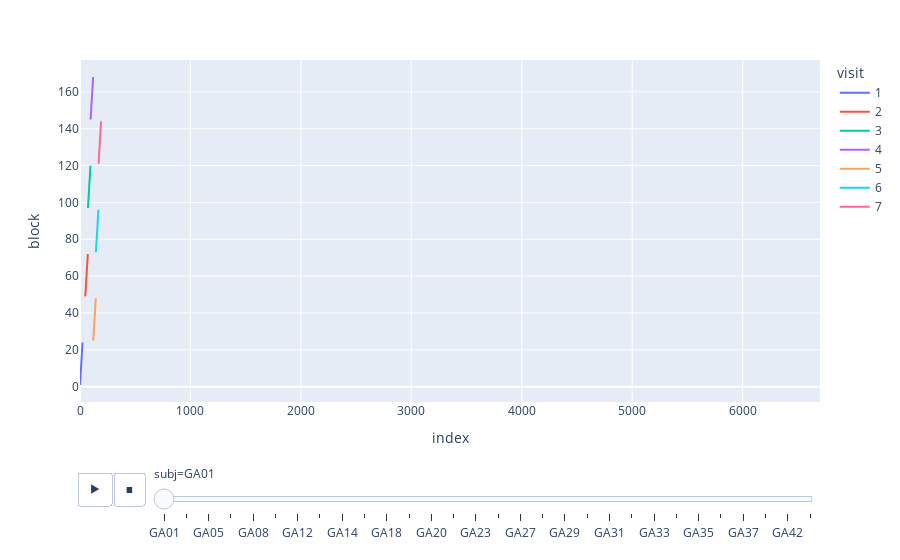

Here is the notebook cell this chart was saved with:
### Code cell
px.line(dat_test,y='block',color='visit',animation_frame='subj',range_x=[0,6700])

### Figure 1 — Plotly figure (JSON) as saved in the notebook; plotly's stock layout.template omitted (floating-point values rounded to 4 significant figures)
{"data": [{"hovertemplate": "visit=1<br>subj=GA01<br>index=%{x}<br>block=%{y}<extra></extra>", "legendgroup": "1", "line": {"color": "#636efa", "dash": "solid"}, "mode": "lines", "name": "1", "orientation": "v", "showlegend": true, "type": "scatter", "x": [0, 1, 2, 3, 4, 5, 6, 7, 8, 9, 10, 11, 12, 13, 14, 15, 16, 17, 18, 19, 20, 21, 22, 23], "xaxis": "x", "y": [1, 2, 3, 4, 5, 6, 7, 8, 9, 10, 11, 12, 13, 14, 15, 16, 17, 18, 19, 20, 21, 22, 23, 24], "yaxis": "y"}, {"hovertemplate": "visit=2<br>subj=GA01<br>index=%{x}<br>block=%{y}<extra></extra>", "legendgroup": "2", "line": {"color": "#EF553B", "dash": "solid"}, "mode": "lines", "name": "2", "orientation": "v", "showlegend": true, "type": "scatter", "x": [48, 49, 50, 51, 52, 53, 54, 55, 56, 57, 58, 59, 60, 61, 62, 63, 64, 65, 66, 67, 68, 69, 70, 71], "xaxis": "x", "y": [49, 50, 51, 52, 53, 54, 55, 56, 57, 58, 59, 60, 61, 62, 63, 64, 65, 66, 67, 68, 69, 70, 71, 72], "yaxis": "y"}, {"hovertemplate": "visit=3<br>subj=GA01<br>index=%{x}<br>block=%{y}<extra></extra>", "legendgroup": "3", "line": {"color": "#00cc96", "dash": "solid"}, "mode": "lines", "name": "3", "orientation": "v", "showlegend": true, "type": "scatter", "x": [72, 73, 74, 75, 76, 77, 78, 79, 80, 81, 82, 83, 84, 85, 86, 87, 88, 89, 90, 91, 92, 93, 94, 95], "xaxis": "x", "y": [97, 98, 99, 100, 101, 102, 103, 104, 105, 106, 107, 108, 109, 110, 111, 112, 113, 114, 115, 116, 117, 118, 119, 120], "yaxis": "y"}, {"hovertemplate": "visit=4<br>subj=GA01<br>index=%{x}<br>block=%{y}<extra></extra>", "legendgroup": "4", "line": {"color": "#ab63fa", "dash": "solid"}, "mode": "lines", "name": "4", "orientation": "v", "showlegend": true, "type": "scatter", "x": [96, 97, 98, 99, 100, 101, 102, 103, 104, 105, 106, 107, 108, 109, 110, 111, 112, 113, 114, 115, 116, 117, 118, 119], "xaxis": "x", "y": [145, 146, 147, 148, 149, 150, 151, 152, 153, 154, 155, 156, 157, 158, 159, 160, 161, 162, 163, 164, 165, 166, 167, 168], "yaxis": "y"}, {"hovertemplate": "visit=5<br>subj=GA01<br>index=%{x}<br>block=%{y}<extra></extra>", "legendgroup": "5", "line": {"color": "#FFA15A", "dash": "solid"}, "mode": "lines", "name": "5", "orientation": "v", "showlegend": true, "type": "scatter", "x": [120, 121, 122, 123, 124, 125, 126, 127, 128, 129, 130, 131, 132, 133, 134, 135, 136, 137, 138, 139, 140, 141, 142, 143], "xaxis": "x", "y": [25, 26, 27, 28, 29, 30, 31, 32, 33, 34, 35, 36, 37, 38, 39, 40, 41, 42, 43, 44, 45, 46, 47, 48], "yaxis": "y"}, {"hovertemplate": "visit=6<br>subj=GA01<br>index=%{x}<br>block=%{y}<extra></extra>", "legendgroup": "6", "line": {"color": "#19d3f3", "dash": "solid"}, "mode": "lines", "name": "6", "orientation": "v", "showlegend": true, "type": "scatter", "x": [144, 145, 146, 147, 148, 149, 150, 151, 152, 153, 154, 155, 156, 157, 158, 159, 160, 161, 162, 163, 164, 165, 166, 167], "xaxis": "x", "y": [73, 74, 75, 76, 77, 78, 79, 80, 81, 82, 83, 84, 85, 86, 87, 88, 89, 90, 91, 92, 93, 94, 95, 96], "yaxis": "y"}, {"hovertemplate": "visit=7<br>subj=GA01<br>index=%{x}<br>block=%{y}<extra></extra>", "legendgroup": "7", "line": {"color": "#FF6692", "dash": "solid"}, "mode": "lines", "name": "7", "orientation": "v", "showlegend": true, "type": "scatter", "x": [168, 169, 170, 171, 172, 173, 174, 175, 176, 177, 178, 179, 180, 181, 182, 183, 184, 185, 186, 187, 188, 189, 190, 191], "xaxis": "x", "y": [121, 122, 123, 124, 125, 126, 127, 128, 129, 130, 131, 132, 133, 134, 135, 136, 137, 138, 139, 140, 141, 142, 143, 144], "yaxis": "y"}], "layout": {"legend": {"title": {"text": "visit"}, "tracegroupgap": 0}, "margin": {"t": 60}, "sliders": [{"active": 0, "currentvalue": {"prefix": "subj="}, "len": 0.9, "pad": {"b": 10, "t": 60}, "steps": [{"args": [["GA01"], {"frame": {"duration": 0, "redraw": false}, "fromcurrent": true, "mode": "immediate", "transition": {"duration": 0, "easing": "linear"}}], "label": "GA01", "method": "animate"}, {"args": [["GA02"], {"frame": {"duration": 0, "redraw": false}, "fromcurrent": true, "mode": "immediate", "transition": {"duration": 0, "easing": "linear"}}], "label": "GA02", "method": "animate"}, {"args": [["GA05"], {"frame": {"duration": 0, "redraw": false}, "fromcurrent": true, "mode": "immediate", "transition": {"duration": 0, "easing": "linear"}}], "label": "GA05", "method": "animate"}, {"args": [["GA07"], {"frame": {"duration": 0, "redraw": false}, "fromcurrent": true, "mode": "immediate", "transition": {"duration": 0, "easing": "linear"}}], "label": "GA07", "method": "animate"}, {"args": [["GA08"], {"frame": {"duration": 0, "redraw": false}, "fromcurrent": true, "mode": "immediate", "transition": {"duration": 0, "easing": "linear"}}], "label": "GA08", "method": "animate"}, {"args": [["GA11"], {"frame": {"duration": 0, "redraw": false}, "fromcurrent": true, "mode": "immediate", "transition": {"duration": 0, "easing": "linear"}}], "label": "GA11", "method": "animate"}, {"args": [["GA12"], {"frame": {"duration": 0, "redraw": false}, "fromcurrent": true, "mode": "immediate", "transition": {"duration": 0, "easing": "linear"}}], "label": "GA12", "method": "animate"}, {"args": [["GA13"], {"frame": {"duration": 0, "redraw": false}, "fromcurrent": true, "mode": "immediate", "transition": {"duration": 0, "easing": "linear"}}], "label": "GA13", "method": "animate"}, {"args": [["GA14"], {"frame": {"duration": 0, "redraw": false}, "fromcurrent": true, "mode": "immediate", "transition": {"duration": 0, "easing": "linear"}}], "label": "GA14", "method": "animate"}, {"args": [["GA15"], {"frame": {"duration": 0, "redraw": false}, "fromcurrent": true, "mode": "immediate", "transition": {"duration": 0, "easing": "linear"}}], "label": "GA15", "method": "animate"}, {"args": [["GA18"], {"frame": {"duration": 0, "redraw": false}, "fromcurrent": true, "mode": "immediate", "transition": {"duration": 0, "easing": "linear"}}], "label": "GA18", "method": "animate"}, {"args": [["GA19"], {"frame": {"duration": 0, "redraw": false}, "fromcurrent": true, "mode": "immediate", "transition": {"duration": 0, "easing": "linear"}}], "label": "GA19", "method": "animate"}, {"args": [["GA20"], {"frame": {"duration": 0, "redraw": false}, "fromcurrent": true, "mode": "immediate", "transition": {"duration": 0, "easing": "linear"}}], "label": "GA20", "method": "animate"}, {"args": [["GA21"], {"frame": {"duration": 0, "redraw": false}, "fromcurrent": true, "mode": "immediate", "transition": {"duration": 0, "easing": "linear"}}], "label": "GA21", "method": "animate"}, {"args": [["GA23"], {"frame": {"duration": 0, "redraw": false}, "fromcurrent": true, "mode": "immediate", "transition": {"duration": 0, "easing": "linear"}}], "label": "GA23", "method": "animate"}, {"args": [["GA26"], {"frame": {"duration": 0, "redraw": false}, "fromcurrent": true, "mode": "immediate", "transition": {"duration": 0, "easing": "linear"}}], "label": "GA26", "method": "animate"}, {"args": [["GA27"], {"frame": {"duration": 0, "redraw": false}, "fromcurrent": true, "mode": "immediate", "transition": {"duration": 0, "easing": "linear"}}], "label": "GA27", "method": "animate"}, {"args": [["GA28"], {"frame": {"duration": 0, "redraw": false}, "fromcurrent": true, "mode": "immediate", "transition": {"duration": 0, "easing": "linear"}}], "label": "GA28", "method": "animate"}, {"args": [["GA29"], {"frame": {"duration": 0, "redraw": false}, "fromcurrent": true, "mode": "immediate", "transition": {"duration": 0, "easing": "linear"}}], "label": "GA29", "method": "animate"}, {"args": [["GA30"], {"frame": {"duration": 0, "redraw": false}, "fromcurrent": true, "mode": "immediate", "transition": {"duration": 0, "easing": "linear"}}], "label": "GA30", "method": "animate"}, {"args": [["GA31"], {"frame": {"duration": 0, "redraw": false}, "fromcurrent": true, "mode": "immediate", "transition": {"duration": 0, "easing": "linear"}}], "label": "GA31", "method": "animate"}, {"args": [["GA32"], {"frame": {"duration": 0, "redraw": false}, "fromcurrent": true, "mode": "immediate", "transition": {"duration": 0, "easing": "linear"}}], "label": "GA32", "method": "animate"}, {"args": [["GA33"], {"frame": {"duration": 0, "redraw": false}, "fromcurrent": true, "mode": "immediate", "transition": {"duration": 0, "easing": "linear"}}], "label": "GA33", "method": "animate"}, {"args": [["GA34"], {"frame": {"duration": 0, "redraw": false}, "fromcurrent": true, "mode": "immediate", "transition": {"duration": 0, "easing": "linear"}}], "label": "GA34", "method": "animate"}, {"args": [["GA35"], {"frame": {"duration": 0, "redraw": false}, "fromcurrent": true, "mode": "immediate", "transition": {"duration": 0, "easing": "linear"}}], "label": "GA35", "method": "animate"}, {"args": [["GA36"], {"frame": {"duration": 0, "redraw": false}, "fromcurrent": true, "mode": "immediate", "transition": {"duration": 0, "easing": "linear"}}], "label": "GA36", "method": "animate"}, {"args": [["GA37"], {"frame": {"duration": 0, "redraw": false}, "fromcurrent": true, "mode": "immediate", "transition": {"duration": 0, "easing": "linear"}}], "label": "GA37", "method": "animate"}, {"args": [["GA38"], {"frame": {"duration": 0, "redraw": false}, "fromcurrent": true, "mode": "immediate", "transition": {"duration": 0, "easing": "linear"}}], "label": "GA38", "method": "animate"}, {"args": [["GA42"], {"frame": {"duration": 0, "redraw": false}, "fromcurrent": true, "mode": "immediate", "transition": {"duration": 0, "easing": "linear"}}], "label": "GA42", "method": "animate"}, {"args": [["GA44"], {"frame": {"duration": 0, "redraw": false}, "fromcurrent": true, "mode": "immediate", "transition": {"duration": 0, "easing": "linear"}}], "label": "GA44", "method": "animate"}], "x": 0.1, "xanchor": "left", "y": 0, "yanchor": "top"}], "updatemenus": [{"buttons": [{"args": [null, {"frame": {"duration": 500, "redraw": false}, "fromcurrent": true, "mode": "immediate", "transition": {"duration": 500, "easing": "linear"}}], "label": "&#9654;", "method": "animate"}, {"args": [[null], {"frame": {"duration": 0, "redraw": false}, "fromcurrent": true, "mode": "immediate", "transition": {"duration": 0, "easing": "linear"}}], "label": "&#9724;", "method": "animate"}], "direction": "left", "pad": {"r": 10, "t": 70}, "showactive": false, "type": "buttons", "x": 0.1, "xanchor": "right", "y": 0, "yanchor": "top"}], "xaxis": {"anchor": "y", "domain": [0, 1], "range": [0, 6700], "title": {"text": "index"}}, "yaxis": {"anchor": "x", "domain": [0, 1], "title": {"text": "block"}}}}
